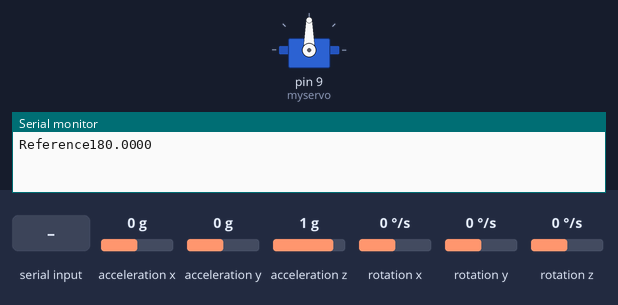
Simulated run of this sketch. Board: Arduino Uno, built with avr-gcc and run on an emulated ATmega328P. Parts: servo, the last lines printed to the serial monitor. Inputs (shaded band) come from the test bench; at power-on: acceleration x 0 g, acceleration y 0 g, acceleration z 1 g, rotation x 0 °/s, rotation y 0 °/s, rotation z 0 °/s.

Above: at 4.2 s.
4.3 s: "1" received over Serial
At 6.5 s:
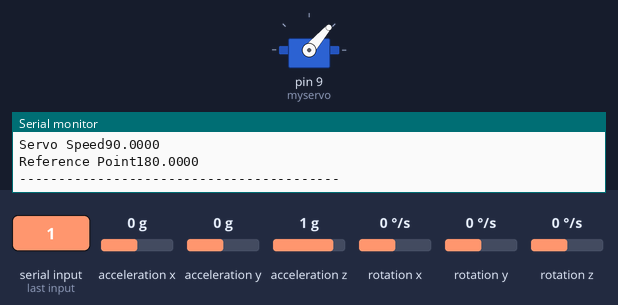
6.8 s: "0" received over Serial
At 8.6 s:
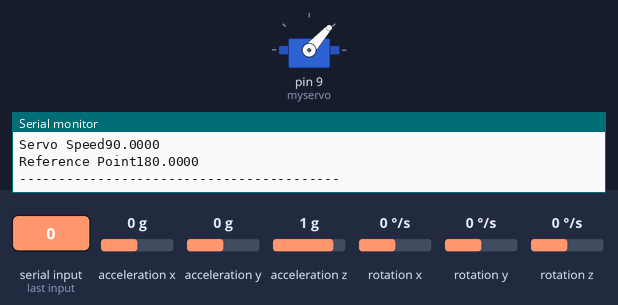
Timing chart, 0 to 10.1 s (numbered marks = the images above; inputs shaded):
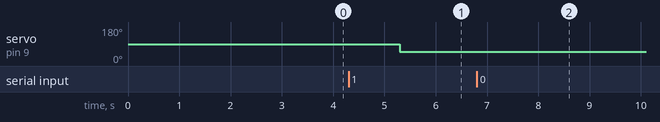

The sketch:

Circular_logic.ino.ino
```cpp
#include <AutoPID.h>
#include <Servo.h>
#include <MPU6050_tockn.h>
#include <Wire.h>
#include <MadgwickAHRS.h>

#define KP 1
#define KD 0
#define KI 0
#define MPU_READ_DELAY 200
#define OUTPUT_MAX 360
#define OUTPUT_MIN 0

Servo myservo;
Madgwick filter;
MPU6050 mpu6050(Wire);
float ax, ay, az;
float gx, gy, gz;
float roll, pitch;
double yaw_val, reference, servo_speed;
unsigned long lastMPUUpdate;
int temp;

AutoPID myPID(&yaw_val, &reference, &servo_speed, OUTPUT_MIN, OUTPUT_MAX, KP, KI, KD);

void setup() {
  Serial.begin(9600);
  Wire.begin();
  mpu6050.begin();
  mpu6050.calcGyroOffsets(true);
  myservo.attach(9);
  filter.begin(50);
  update_yaw();
  reference = yaw_val;
  Serial.println("Reference" + String(reference, 4));
  Serial.println("");
  myPID.setTimeStep(100);
}

void loop() {
  if (abs(reference - yaw_val)<0.1) {
    enter_rotation();
  }
  update_yaw();
  myPID.run();
  float map_val = map(servo_speed, 0, 360, 90, 180);
  Serial.println("servo_speed" + String(servo_speed));
  Serial.println("Error" + String(yaw_val - reference, 4));
  Serial.println("Servo Speed" + String((map_val), 4));
  Serial.println("Reference Point" + String(reference, 4));
  Serial.println("-----------------------------------------");
  //myservo.write(int(map_val));
  circular_logic();
}

float speed(float current, float last_value, float time_stamps){
  return (((current-last_value)/time_stamps));
}

void update_yaw() {
  if ((micros() - lastMPUUpdate) > MPU_READ_DELAY) {
    mpu6050.update();
    ax = mpu6050.getAccX();
    ay = mpu6050.getAccY();
    az = mpu6050.getAccZ();
    gx = mpu6050.getGyroX();
    gy = mpu6050.getGyroY();
    gz = mpu6050.getGyroZ();
    filter.updateIMU(gx, gy, gz, ax, ay, az);
    yaw_val = filter.getYaw();
    lastMPUUpdate = micros();
  }
}

void enter_rotation() {
  int data;
  while(!Serial.available()) {
  }
  data = Serial.read();
  Serial.println(data);
  delay(1000);
  myservo.write(data);
}

void circular_logic(){
  if (yaw_val == 0 || yaw_val == 360) {
    myservo.write(90);
  }

  if(yaw_val > 0 && yaw_val <180){
    if (yaw_val <45){
      myservo.write(112.5);
    }
    else if(yaw_val > 45 && yaw_val < 90 ){
      myservo.write(135);
    }
    else if(yaw_val > 90 && yaw_val < 135){
      myservo.write(157.5);
    }
    else if (yaw_val > 135 && yaw_val < 180){
      myservo.write(180);
    }
  }
  else if(yaw_val > 180 && yaw_val < 360){
    if (yaw_val < 225) {
      myservo.write(0);
    }
    else if(yaw_val > 225 && yaw_val < 270 ){
      myservo.write(23);
    }
    else if(yaw_val > 270 && yaw_val < 315){
      myservo.write(45);
    }
    else if (yaw_val > 315 && yaw_val < 360){
      myservo.write(68);
    }
  }
}
```

Measured:
- after the input at 4.3 s, servo on pin 9 (myservo): 90° → 49° after 1.0 s
- after the input at 6.8 s, servo on pin 9 (myservo): 49° → 48° after 1.0 s
